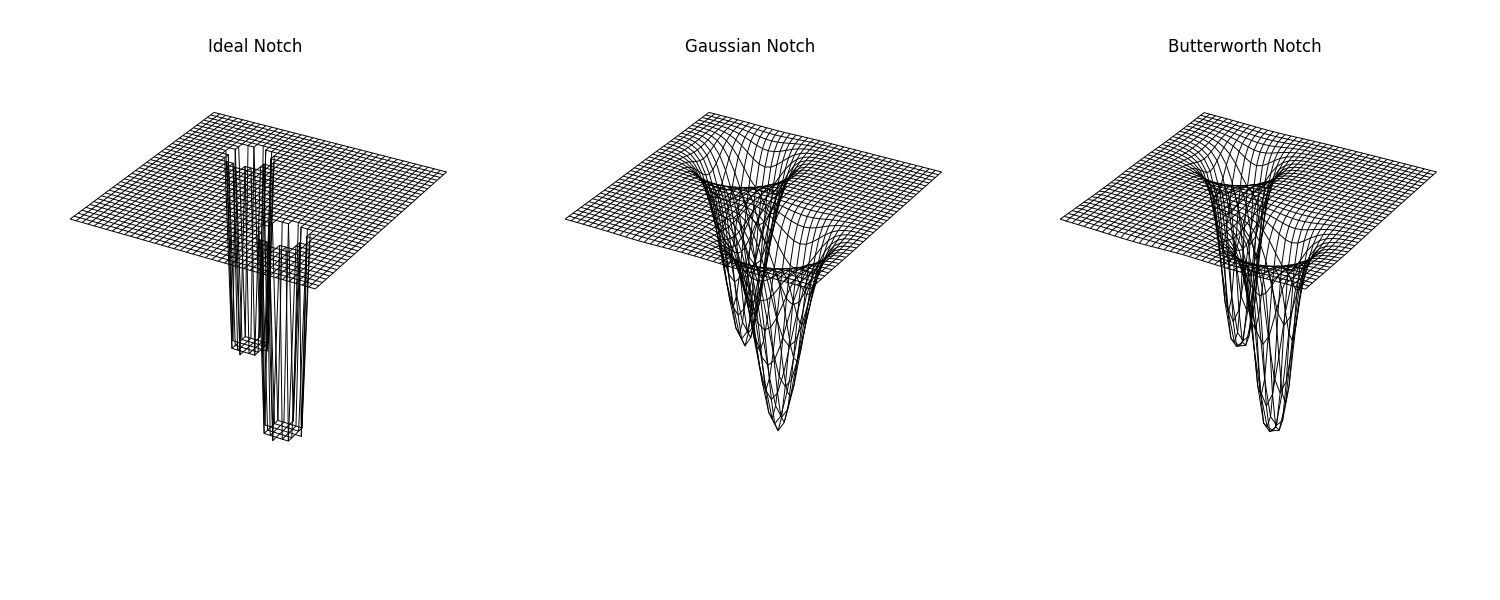

Write the Python code that produced this figure.

import sys
import os
import numpy as np
import matplotlib.pyplot as plt
from mpl_toolkits.mplot3d import Axes3D
from libDIPUM.cnotch import cnotch


def plot_mesh(ax, H, title):
    # Shift for display
    H_disp = np.fft.fftshift(H)
    rows, cols = H_disp.shape

    # Meshgrid for plotting
    X = np.arange(cols)
    Y = np.arange(rows)
    X, Y = np.meshgrid(X, Y)

    ax.plot_wireframe(X, Y, H_disp, color='black', rstride=1, cstride=1, linewidth=0.7)

    # Setup axis
    ax.set_title(title)
    ax.set_axis_off()

    # View point? Matlab default.
    ax.view_init(elev=30, azim=-60)  # Default-ish


# Transfer functions
# Hideal = double(cnotch('ideal','reject',40,40,[28 11],3));
Hideal = cnotch('ideal', 'reject', 40, 40, [28, 11], 3)

# Hgauss = double(cnotch('gaussian','reject',40,40,[28 11],3));
Hgauss = cnotch('gaussian', 'reject', 40, 40, [28, 11], 3)

# Hbw = double(cnotch('butterworth','reject',40,40,[28 11],3,2));
Hbw = cnotch('butterworth', 'reject', 40, 40, [28, 11], 3, n=2)

# Display
fig = plt.figure(figsize=(15, 6))

# Plot 1
ax1 = fig.add_subplot(1, 3, 1, projection='3d')
plot_mesh(ax1, Hideal, 'Ideal Notch')

# Plot 2
ax2 = fig.add_subplot(1, 3, 2, projection='3d')
plot_mesh(ax2, Hgauss, 'Gaussian Notch')

# Plot 3
ax3 = fig.add_subplot(1, 3, 3, projection='3d')
plot_mesh(ax3, Hbw, 'Butterworth Notch')

plt.tight_layout()
plt.savefig('Figure515.png')
print("Saved Figure515.png")
plt.show()
